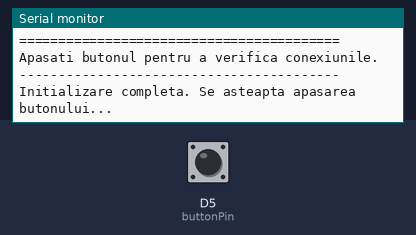
Simulated run of this sketch. Board: ESP8266 (NodeMCU). Shown: the last lines printed to the serial monitor. The inputs (shaded band) are chosen by the test bench; at power-on: D5 (buttonPin) HIGH.

Above: at 2.2 s.
2.3 s: D5 (buttonPin) pulled LOW for 0.15 s
At 2.9 s:
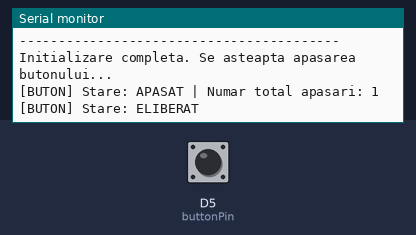
4.0 s: D5 (buttonPin) pulled LOW for 1 s
At 4.9 s:
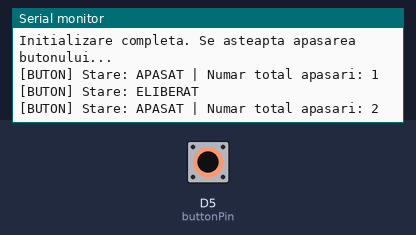
6.5 s: D5 (buttonPin) pulled LOW for 0.15 s
At 7.4 s:
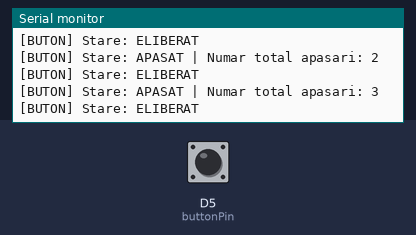

The sketch:

test_buton_extern.ino
```cpp
/*
 * Test Buton Extern (ESP32 / Wemos D1 R32)
 *
 * Acest cod testeaza functionarea unui buton extern (push-button)
 * conectat intre pinul GPIO14 (D7) si GND, folosind rezistenta interna
 * de pull-up a ESP32 (nu este nevoie de rezistenta externa pe breadboard).
 *
 * Conexiuni:
 *   - Un piciorus al butonului -> GPIO14 (D7)
 *   - Celalalt piciorus -> GND
 */

const int buttonPin = 14; // GPIO14 (marcat ca D7 pe placa)
bool lastButtonState = HIGH;
int pressCount = 0;

void setup() {
  Serial.begin(115200);
  delay(1000);

  Serial.println("\n=========================================");
  Serial.println("       TEST BUTON EXTERN (GPIO14/D7)     ");
  Serial.println("=========================================");
  Serial.println("Apasati butonul pentru a verifica conexiunile.");
  Serial.println("-----------------------------------------");

  // Configuram pinul ca intrare cu pull-up intern activat.
  // In stare normala (neapasat), pinul va citi HIGH.
  // Cand butonul este apasat, pinul este legat la GND si va citi LOW.
  pinMode(buttonPin, INPUT_PULLUP);

  Serial.println("Initializare completa. Se asteapta apasarea butonului...");
}

void loop() {
  bool buttonState = digitalRead(buttonPin);

  // Detectam tranzitia de apasare: de la HIGH (neapasat) la LOW (apasat)
  if (buttonState == LOW && lastButtonState == HIGH) {
    delay(50); // Debounce hardware/software simplu pentru a elimina zgomotul de contact
    if (digitalRead(buttonPin) == LOW) {
      pressCount++;
      Serial.printf("[BUTON] Stare: APASAT | Numar total apasari: %d\n", pressCount);
    }
  }
  // Detectam tranzitia de eliberare: de la LOW (apasat) la HIGH (neapasat)
  else if (buttonState == HIGH && lastButtonState == LOW) {
    delay(50); // Debounce
    if (digitalRead(buttonPin) == HIGH) {
      Serial.println("[BUTON] Stare: ELIBERAT");
    }
  }

  // Salvam starea curenta pentru urmatoarea comparatie
  lastButtonState = buttonState;

  delay(10); // Scurta intarziere pentru stabilitate
}
```

Measured:
- after the input at 2.3 s, the serial monitor: prints a new line after 0.05 s (image 1)
- after the input at 4.0 s, the serial monitor: prints a new line after 0.06 s (image 2)
- after the input at 6.5 s, the serial monitor: prints a new line after 0.05 s (image 3)
